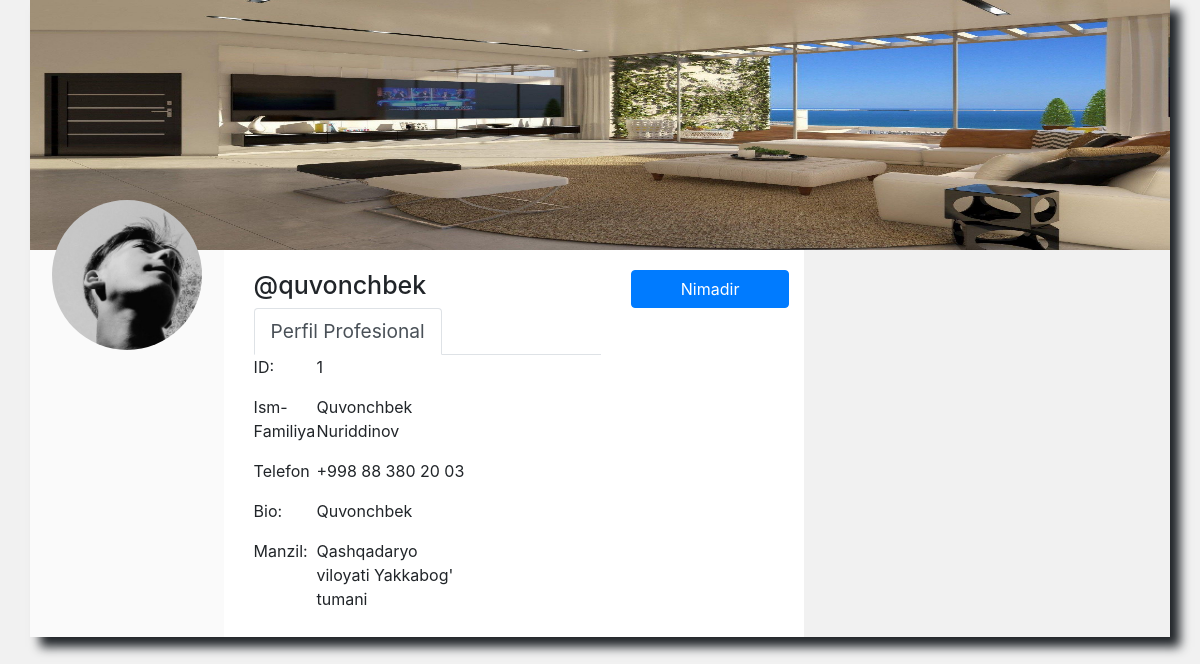
/profil/quvonchbek, run on the app's committed database.
### profil/models.py (models this page shows, shortened)
class Profil(models.Model):
    user = models.OneToOneField(User, on_delete=models.CASCADE)
    image = models.ImageField(upload_to='profil_img', default='images/logo.jpg', blank=True, null=True)
    bio = models.TextField(blank=True, null=True)
    manzil = models.TextField()

### account/models.py (models this page shows, shortened)
class User(AbstractUser):
    phone = models.CharField(max_length=200)

### profil/views.py (the view)
# urls.py: path('<str:name>', profil_user, name='profil')
def profil_user(request, name):
    user = User.objects.get(username=name)
    profil_user = Profil.objects.get(user=user.id)
    context = {
        'profil_user':profil_user
    }
    return render(request, 'accounts/profil.html', context)

### templates/accounts/profil.html (shortened to what this page needs)
<!DOCTYPE html>
{% load static %}
<html lang="en">
    <head>
        <link rel="stylesheet" href="https://maxcdn.bootstrapcdn.com/bootstrap/4.3.1/css/bootstrap.min.css">
    </head>
    <body>
    <div class="container main-secction">
            <div class="row">
                <div class="col-md-12 col-sm-12 col-xs-12 image-section">
                    <a href="/"><img src="{% static 'images/p9.jpg' %}"></a>
                </div>
                <div class="row user-left-part">
                    <div class="col-md-3 col-sm-3 col-xs-12 user-profil-part pull-left">
                        <div class="row ">
                            <div class="col-md-12 col-md-12-sm-12 col-xs-12 user-image text-center">
                                <img src="{{ profil_user.image.url }}" class="rounded-circle">
                            </div>
                        </div>
                    </div>
                    <div class="col-md-9 col-sm-9 col-xs-12 pull-right profile-right-section">
                        <div class="row profile-right-section-row">
                            <div class="col-md-12 profile-header">
                                <div class="row">
                                    <div class="col-md-8 col-sm-6 col-xs-6 profile-header-section1 pull-left">
                                        <h1>@{{profil_user.user.username}}</h1>
                                    </div>
                                    <div class="col-md-4 col-sm-6 col-xs-6 profile-header-section1 text-right pull-rigth">
                                        <a href="/search" class="btn btn-primary btn-block">Nimadir</a>
                                    </div>
                                </div>
                            </div>
                            <div class="col-md-12">
                                <div class="row">
                                    <div class="col-md-8">
                                        <ul class="nav nav-tabs" role="tablist">
                                            <li class="nav-item">
                                            <a class="nav-link active" href="#profile" role="tab" data-toggle="tab"> Perfil Profesional</a>
                                            </li>
                                        </ul>
                                        <div class="tab-content">
                                            <div role="tabpanel" class="tab-pane fade show active" id="profile">
                                                <div class="row">
                                                    <div class="col-md-2">
                                                        <label>ID:</label>
                                                    </div>
                                                    <div class="col-md-6">
                                                        <p>{{profil_user.user.id}}</p>
                                                    </div>
                                                </div>
                                                <div class="row">
                                                    <div class="col-md-2">
                                                        <label>Ism-Familiya</label>
                                                    </div>
                                                    <div class="col-md-6">
                                                        <p>{{profil_user.user.first_name}} {{profil_user.user.last_name}}</p>
                                                    </div>
                                                </div>
                                                <div class="row">
                                                    <div class="col-md-2">
                                                        <label>Telefon</label>
                                                    </div>
                                                    <div class="col-md-6">
                                                        <p>{{profil_user.user.phone}}</p>
                                                    </div>
                                                </div>
                                                <div class="row">
                                                    <div class="col-md-2">
                                                        <label>Bio:</label>
                                                    </div>
                                                    <div class="col-md-6">
                                                        <p>{{profil_user.bio}}</p>
                                                    </div>
                                                </div>
                                                <div class="row">
                                                    <div class="col-md-2">
                                                        <label>Manzil: </label>
                                                    </div>
                                                    <div class="col-md-6">
                                                        <p>{{profil_user.manzil}}</p>
                                                    </div>
                                                </div>
                                            </div>
                                        </div>
                                    </div>
                                </div>
                            </div>
                        </div>
                    </div>
                </div>
            </div>
        </div>
    </body>
</html>

### templates/accounts/profil.html (style rules this page uses)
body { margin-top: auto; background-color: #f1f1f1; }
.main-secction { box-shadow: 10px 10px 10px; }
.image-section { padding: 0px; }
.image-section img { width: 100%; height:250px; position: relative; }
.user-image { position: absolute; margin-top:-50px; }
.user-left-part { margin: 0px; }
.user-image img { width:150px; height:150px; }
.user-profil-part { padding-bottom:30px; background-color:#FAFAFA; }
.profile-right-section { padding: 20px 0px 10px 15px; background-color: #FFFFFF; }
.profile-right-section-row { margin: 0px; }
.profile-header-section1 h1 { font-size: 25px; margin: 0px; }
.nav-link { font-size: 1.2em; }

### data on the page
Profil: image (picture), user.username "quvonchbek", user.id "1", user.first_name "Quvonchbek", user.last_name "Nuriddinov", user.phone "+998 88 380 20 03", bio "Quvonchbek", manzil "Qashqadaryo viloyati Yakkabog' tumani"
